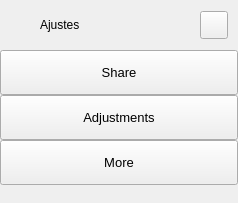
        <widget class="QFrame" name="extraLeftBox">
         <property name="minimumSize">
          <size>
           <width>0</width>
           <height>0</height>
          </size>
         </property>
         <property name="maximumSize">
          <size>
           <width>0</width>
           <height>16777215</height>
          </size>
         </property>
         <property name="frameShape">
          <enum>QFrame::NoFrame</enum>
         </property>
         <property name="frameShadow">
          <enum>QFrame::Raised</enum>
         </property>
         <layout class="QVBoxLayout" name="extraColumLayout">
          <property name="spacing">
           <number>0</number>
          </property>
          <property name="leftMargin">
           <number>0</number>
          </property>
          <property name="topMargin">
           <number>0</number>
          </property>
          <property name="rightMargin">
           <number>0</number>
          </property>
          <property name="bottomMargin">
           <number>0</number>
          </property>
          <item>
           <widget class="QFrame" name="extraTopBg">
            <property name="minimumSize">
             <size>
              <width>0</width>
              <height>50</height>
             </size>
            </property>
            <property name="maximumSize">
             <size>
              <width>16777215</width>
              <height>50</height>
             </size>
            </property>
            <property name="frameShape">
             <enum>QFrame::NoFrame</enum>
            </property>
            <property name="frameShadow">
             <enum>QFrame::Raised</enum>
            </property>
            <layout class="QVBoxLayout" name="verticalLayout_5">
             <property name="spacing">
              <number>0</number>
             </property>
             <property name="leftMargin">
              <number>0</number>
             </property>
             <property name="topMargin">
              <number>0</number>
             </property>
             <property name="rightMargin">
              <number>0</number>
             </property>
             <property name="bottomMargin">
              <number>0</number>
             </property>
             <item>
              <layout class="QGridLayout" name="extraTopLayout">
               <property name="leftMargin">
                <number>10</number>
               </property>
               <property name="rightMargin">
                <number>10</number>
               </property>
               <property name="horizontalSpacing">
                <number>10</number>
               </property>
               <property name="verticalSpacing">
                <number>0</number>
               </property>
               <item row="0" column="0">
                <widget class="QFrame" name="extraIcon">
                 <property name="minimumSize">
                  <size>
                   <width>20</width>
                   <height>0</height>
                  </size>
                 </property>
                 <property name="maximumSize">
                  <size>
                   <width>20</width>
                   <height>20</height>
                  </size>
                 </property>
                 <property name="frameShape">
                  <enum>QFrame::NoFrame</enum>
                 </property>
                 <property name="frameShadow">
                  <enum>QFrame::Raised</enum>
                 </property>
                </widget>
               </item>
               <item row="0" column="1">
                <widget class="QLabel" name="extraLabel">
                 <property name="minimumSize">
                  <size>
                   <width>150</width>
                   <height>0</height>
                  </size>
                 </property>
                 <property name="text">
                  <string>Ajustes</string>
                 </property>
                </widget>
               </item>
               <item row="0" column="2">
                <widget class="QPushButton" name="extraCloseColumnBtn">
                 <property name="minimumSize">
                  <size>
                   <width>28</width>
                   <height>28</height>
                  </size>
                 </property>
                 <property name="maximumSize">
                  <size>
                   <width>28</width>
                   <height>28</height>
                  </size>
                 </property>
                 <property name="cursor">
                  <cursorShape>PointingHandCursor</cursorShape>
                 </property>
                 <property name="toolTip">
                  <string>Close left box</string>
                 </property>
                 <property name="text">
                  <string/>
                 </property>
                 <property name="icon">
                  <iconset resource="resources.qrc">
                   <normaloff>:/icons/images/icons/icon_close.png</normaloff>:/icons/images/icons/icon_close.png</iconset>
                 </property>
                 <property name="iconSize">
                  <size>
                   <width>20</width>
                   <height>20</height>
                  </size>
                 </property>
                </widget>
               </item>
              </layout>
             </item>
            </layout>
           </widget>
          </item>
          <item>
           <widget class="QFrame" name="extraContent">
            <property name="frameShape">
             <enum>QFrame::NoFrame</enum>
            </property>
            <property name="frameShadow">
             <enum>QFrame::Raised</enum>
            </property>
            <layout class="QVBoxLayout" name="verticalLayout_12">
             <property name="spacing">
              <number>0</number>
             </property>
             <property name="leftMargin">
              <number>0</number>
             </property>
             <property name="topMargin">
              <number>0</number>
             </property>
             <property name="rightMargin">
              <number>0</number>
             </property>
             <property name="bottomMargin">
              <number>0</number>
             </property>
             <item alignment="Qt::AlignTop">
              <widget class="QFrame" name="extraTopMenu">
               <property name="frameShape">
                <enum>QFrame::NoFrame</enum>
               </property>
               <property name="frameShadow">
                <enum>QFrame::Raised</enum>
               </property>
               <layout class="QVBoxLayout" name="verticalLayout_11">
                <property name="spacing">
                 <number>0</number>
                </property>
                <property name="leftMargin">
                 <number>0</number>
                </property>
                <property name="topMargin">
                 <number>0</number>
                </property>
                <property name="rightMargin">
                 <number>0</number>
                </property>
                <property name="bottomMargin">
                 <number>0</number>
                </property>
                <item>
                 <widget class="QPushButton" name="btn_share">
                  <property name="sizePolicy">
                   <sizepolicy hsizetype="Expanding" vsizetype="Fixed">
                    <horstretch>0</horstretch>
                    <verstretch>0</verstretch>
                   </sizepolicy>
                  </property>
                  <property name="minimumSize">
                   <size>
                    <width>0</width>
                    <height>45</height>
                   </size>
                  </property>
                  <property name="font">
                   <font>
                    <family>Segoe UI</family>
                    <pointsize>10</pointsize>
                    <italic>false</italic>
                    <bold>false</bold>
                   </font>
                  </property>
                  <property name="cursor">
                   <cursorShape>PointingHandCursor</cursorShape>
                  </property>
                  <property name="layoutDirection">
                   <enum>Qt::LeftToRight</enum>
                  </property>
                  <property name="styleSheet">
                   <string notr="true">background-image: url(:/icons/images/icons/cil-share-boxed.png);</string>
                  </property>
                  <property name="text">
                   <string>Share</string>
                  </property>
                 </widget>
                </item>
                <item>
                 <widget class="QPushButton" name="btn_adjustments">
                  <property name="sizePolicy">
                   <sizepolicy hsizetype="Expanding" vsizetype="Fixed">
                    <horstretch>0</horstretch>
                    <verstretch>0</verstretch>
                   </sizepolicy>
                  </property>
                  <property name="minimumSize">
                   <size>
                    <width>0</width>
                    <height>45</height>
                   </size>
                  </property>
                  <property name="font">
                   <font>
                    <family>Segoe UI</family>
                    <pointsize>10</pointsize>
                    <italic>false</italic>
                    <bold>false</bold>
                   </font>
                  </property>
                  <property name="cursor">
                   <cursorShape>PointingHandCursor</cursorShape>
                  </property>
                  <property name="layoutDirection">
                   <enum>Qt::LeftToRight</enum>
                  </property>
                  <property name="styleSheet">
                   <string notr="true">background-image: url(:/icons/images/icons/cil-equalizer.png);</string>
                  </property>
                  <property name="text">
                   <string>Adjustments</string>
                  </property>
                 </widget>
                </item>
                <item>
                 <widget class="QPushButton" name="btn_more">
                  <property name="sizePolicy">
                   <sizepolicy hsizetype="Expanding" vsizetype="Fixed">
                    <horstretch>0</horstretch>
                    <verstretch>0</verstretch>
                   </sizepolicy>
                  </property>
                  <property name="minimumSize">
                   <size>
                    <width>0</width>
                    <height>45</height>
                   </size>
                  </property>
                  <property name="font">
                   <font>
                    <family>Segoe UI</family>
                    <pointsize>10</pointsize>
                    <italic>false</italic>
                    <bold>false</bold>
                   </font>
                  </property>
                  <property name="cursor">
                   <cursorShape>PointingHandCursor</cursorShape>
                  </property>
                  <property name="layoutDirection">
                   <enum>Qt::LeftToRight</enum>
                  </property>
                  <property name="styleSheet">
                   <string notr="true">background-image: url(:/icons/images/icons/cil-layers.png);</string>
                  </property>
                  <property name="text">
                   <string>More</string>
                  </property>
                 </widget>
                </item>
               </layout>
              </widget>
             </item>
             <item>
              <widget class="QFrame" name="extraCenter">
               <property name="frameShape">
                <enum>QFrame::NoFrame</enum>
               </property>
               <property name="frameShadow">
                <enum>QFrame::Raised</enum>
               </property>
               <layout class="QVBoxLayout" name="verticalLayout_10"/>
              </widget>
             </item>
             <item>
              <widget class="QFrame" name="extraBottom">
               <property name="frameShape">
                <enum>QFrame::NoFrame</enum>
               </property>
               <property name="frameShadow">
                <enum>QFrame::Raised</enum>
               </property>
              </widget>
             </item>
            </layout>
           </widget>
          </item>
         </layout>
        </widget>
